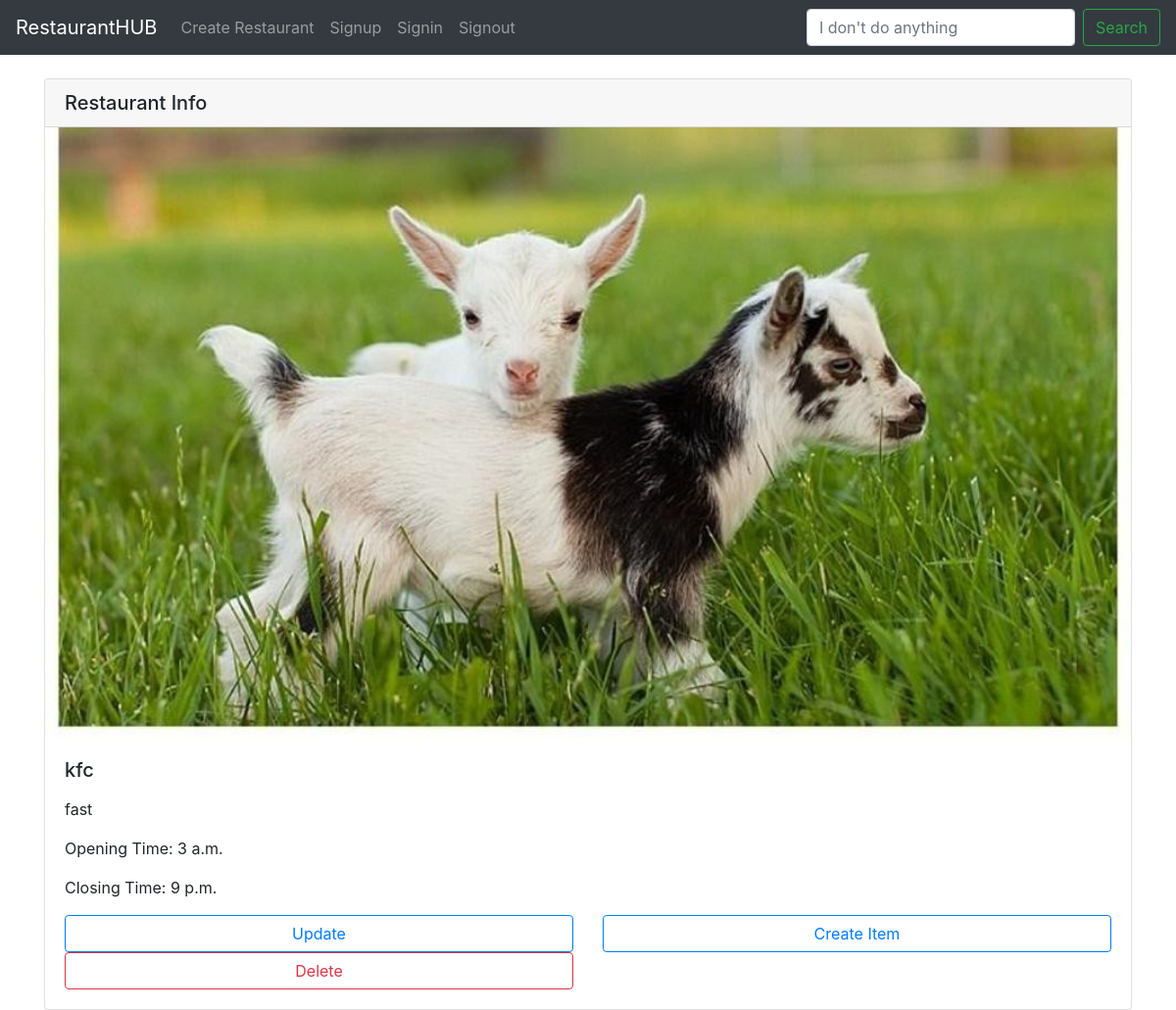
The page /restaurants/detail/3/ on the database as committed earlier.
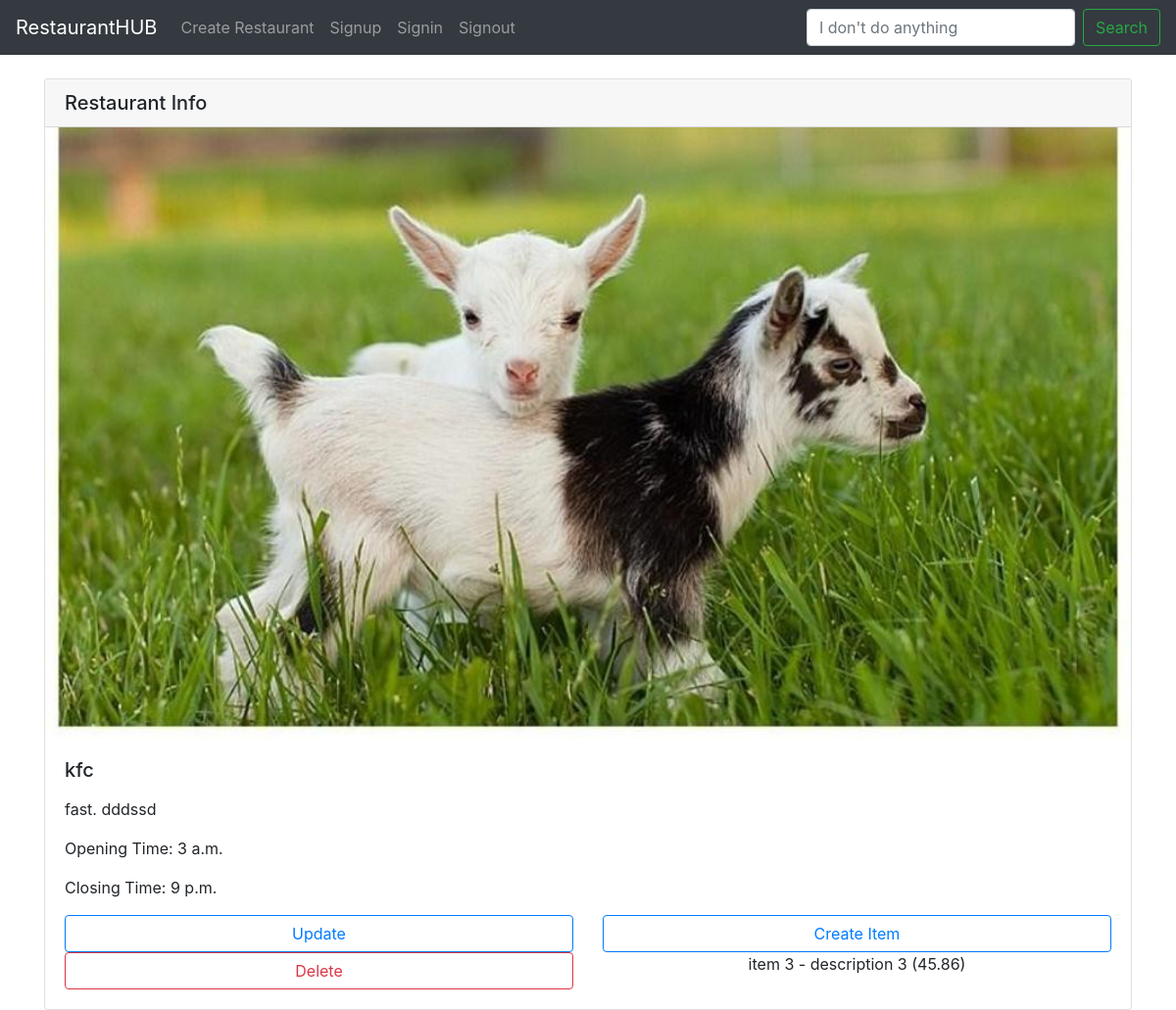
The same page on the database as committed later.
### restaurants/models.py (models this page shows, shortened)
class Restaurant(models.Model):
    name = models.CharField(max_length=120)
    description = models.TextField()
    opening_time = models.TimeField()
    closing_time = models.TimeField()
    logo = models.ImageField(upload_to='restaurant_logos', null=True, blank=True)
    owner=models.ForeignKey(User, on_delete=models.CASCADE, default=1)

class Item(models.Model):
    name= models.CharField(max_length=120)
    description= models.TextField()
    price= models.DecimalField(decimal_places=2, max_digits=5)
    restaurant= models.ForeignKey(Restaurant, on_delete=models.CASCADE, null=True)

### restaurants/views.py (the view)
# urls.py: path('restaurants/detail/<int:restaurant_id>/',views.restaurant_detail ,name='restaurant-detail'),
def restaurant_detail(request, restaurant_id):
    context = {
        "restaurant": Restaurant.objects.get(id=restaurant_id)
    }
    return render(request, 'detail.html', context)

### restaurants/templates/detail.html (shortened to what this page needs)
{% extends "base.html" %}
{% block content %}
<br>
<div class="card">
  <h5 class="card-header">Restaurant Info</h5>
  {% if restaurant.logo %}
    <img class="card-img-top" src="{{restaurant.logo.url}}" alt="Hey Noob, look at me...">
  {% endif %}
  <div class="card-body">
    <h5 class="card-title">{{restaurant.name}}</h5>
    <p class="card-text">{{restaurant.description|linebreaks}}</p>
    <p class="card-text">Opening Time: {{restaurant.opening_time}}</p>
    <p class="card-text">Closing Time: {{restaurant.closing_time}}</p>
    <div class="row text-center">
        <div class="col-md-6">
            <a href="{% url 'restaurant-update' restaurant.id %}" class="btn btn-outline-primary btn-block">Update</a>
        </div>
        <div class="col-md-6">
            <a href="{% url 'item-create' restaurant.id %}" class="btn btn-outline-primary btn-block">Create Item</a>
        </div>
        <div class="col-md-6">
            <a href="{% url 'restaurant-delete' restaurant.id %}" class="btn btn-outline-danger btn-block">Delete</a>
        </div>
        {% for items in restaurant.item_set.all %}
          <div class="col-md-6">
            {{ items.name }} - {{ items.description }} ({{ items.price }})
          </div>
        {% endfor%}
    </div>
  </div>
</div>
{% endblock content %}

### restaurants/templates/base.html (shortened to what this page needs)
<!doctype html>
{% load static %}
<html lang="en">
  <head>
    <link rel="stylesheet" href="https://stackpath.bootstrapcdn.com/bootstrap/4.1.0/css/bootstrap.min.css">
    <link rel="stylesheet" type="text/css" href="{% static 'custom.css' %}">
  </head>
  <body>
    {% include "navbar.html" %}
    <div class="container">
      {% block content %}
      {% endblock content %}
    </div>
  </body>
</html>

### restaurants/templates/navbar.html (shortened to what this page needs)
<nav class="navbar navbar-expand-lg navbar-dark bg-dark">
  <a class="navbar-brand" href="{% url 'restaurant-list' %}">RestaurantHUB</a>
  <div class="collapse navbar-collapse" id="navbarSupportedContent">
    <ul class="navbar-nav mr-auto">
      <li class="nav-item">
        <a class="nav-link" href="{% url 'restaurant-create' %}">Create Restaurant</a>
      </li>
      <li class="nav-item">
        <a class="nav-link" href="{% url 'signup' %}">Signup</a>
      </li>
      <li class="nav-item">
        <a class="nav-link" href="{% url 'signin' %}">Signin</a>
      </li>
      <li class="nav-item">
        <a class="nav-link" href="{% url 'signout' %}">Signout</a>
      </li>
    </ul>
    <form class="form-inline my-2 my-lg-0">
      <input class="form-control mr-sm-2" type="text" name='q' placeholder="I don't do anything">
      <button class="btn btn-outline-success my-2 my-sm-0" type="submit">Search</button>
    </form>
  </div>
</nav>

Rows that differ between the two databases and show on the page:
changed Restaurant "kfc": description "fast" → "fast. dddssd"
added Item: name "item 3", description "description 3", price "45.86"
